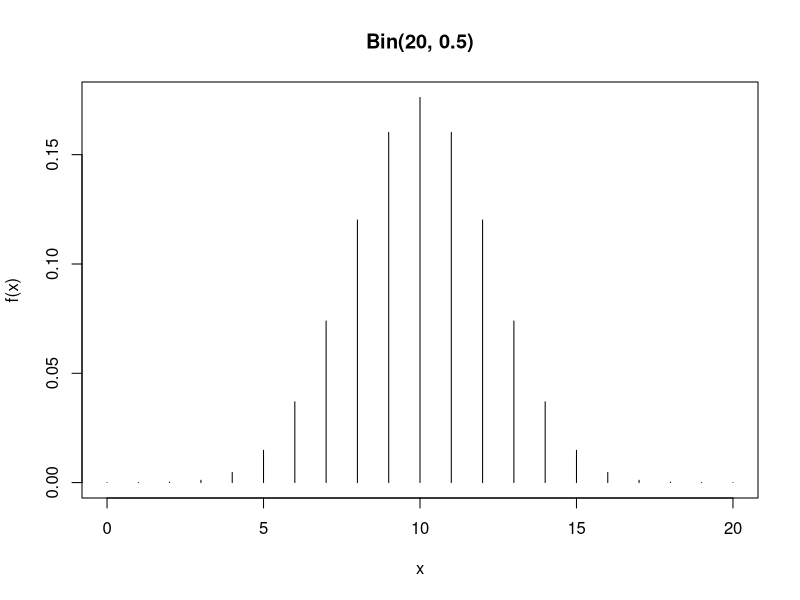
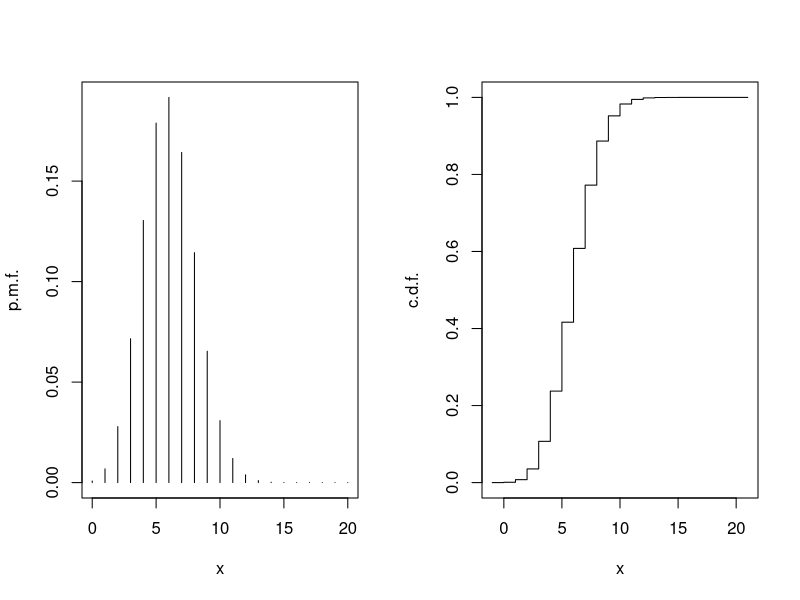
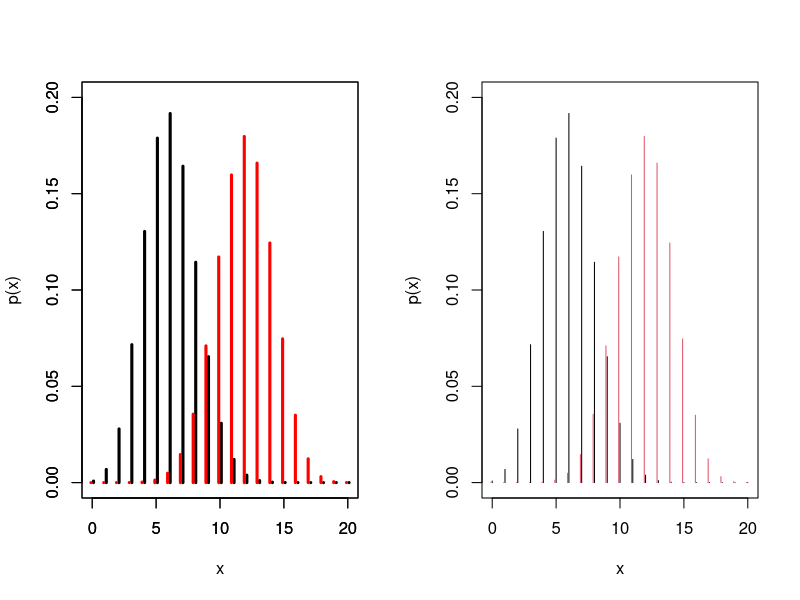
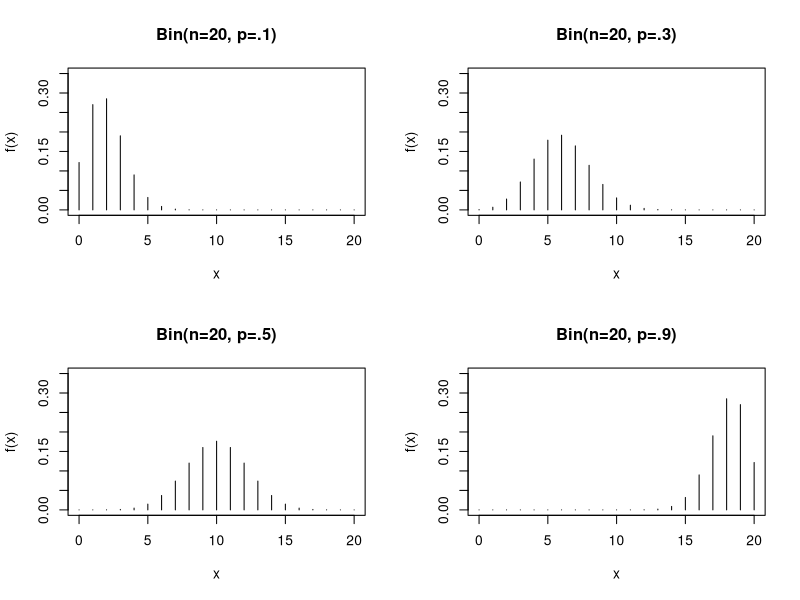
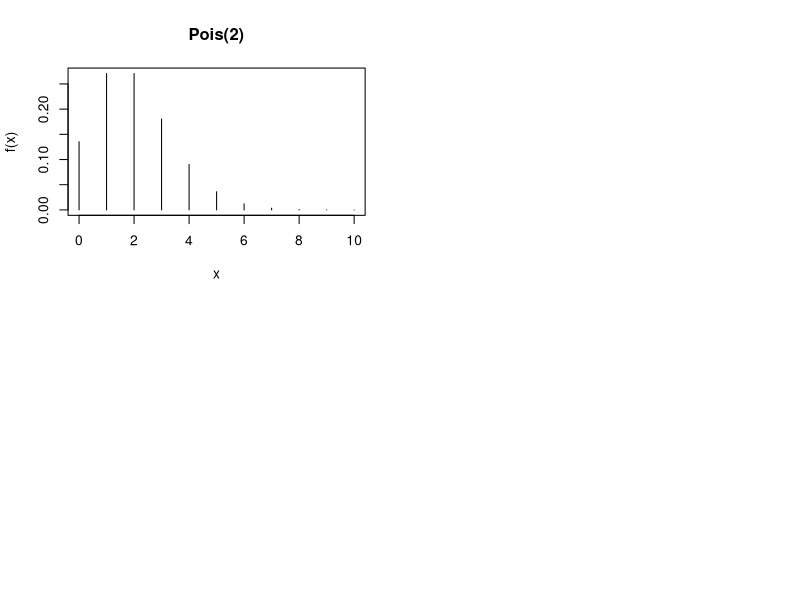
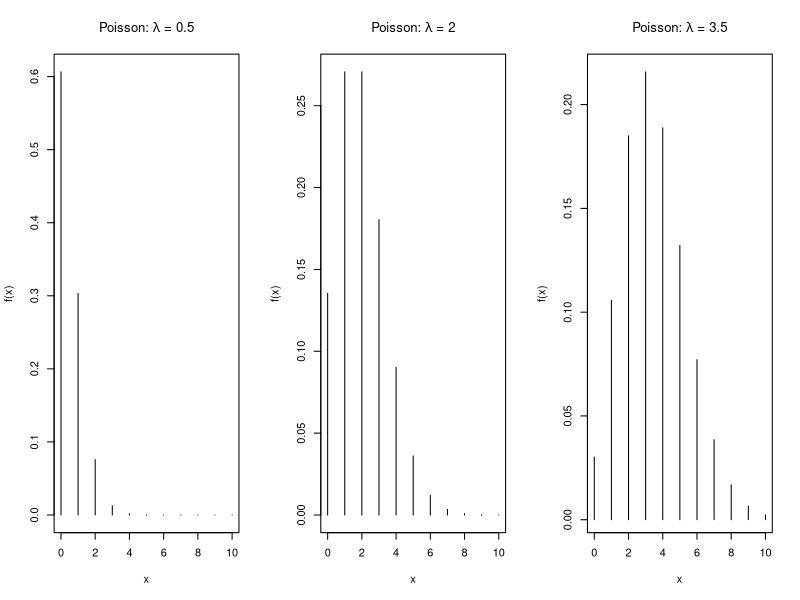
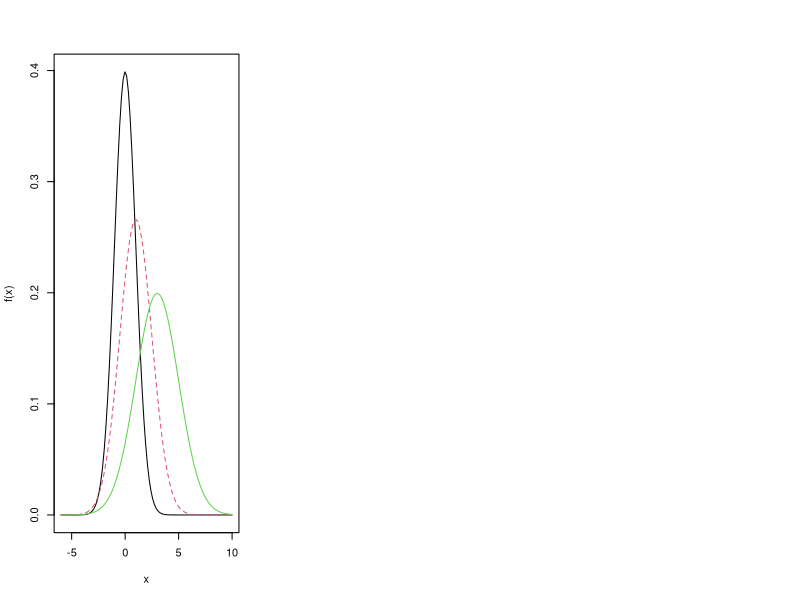
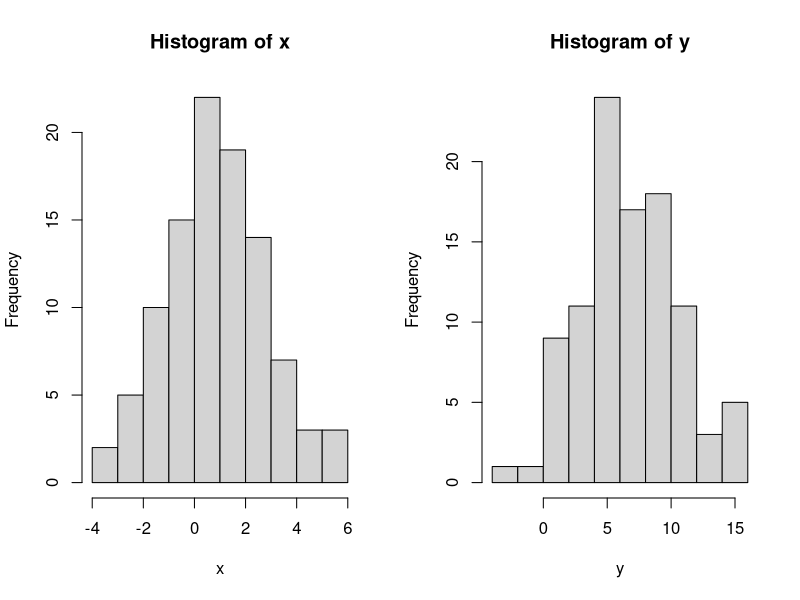

These figures' R source, in order:
# *******************************************************************************************#
# ******************************** Discrete random variables ********************************#
# *******************************************************************************************#
###########################
## Binomial distribution ##
###########################
##1. compute the probability to obtain 5 "Heads" tossing a fair coin 20 times ----------------
choose(20,5)*.5^5*.5^(20-5)


##2. compute P(X=x) for all the values of x. Is it a p.m.f.? Make a plot ---------------------
x <- 0:20
pbin <- choose(20,x)*.5^x*(1-.5)^(20-x)
pbin

sum(pbin) #is it a p.m.f.?

plot(x, pbin, type="h", main="Bin(20, 0.5)", 
     xlab="x", ylab="f(x)")




##3. write a function to compute probabilities varying x, n and p ----------------------------
binomial <- function(x,n,p){
    choose(n,x)*p^x*(1-p)^(n-x)
}



##4. compute the probability to obtain two times the score 6 rolling 15 times a dice ---------
##   choose the right build-in function in R and verify your result --------------------------
binomial(2,15,1/6)
dbinom(2,15,1/6)



##5. using your function compute P(X<=3), verify your result with the one --------------------
##   obtained using the build-in function (use X~Bin(10,.2)) ---------------------------------
n <- 10
p <- .2
sum(binomial(0:3,10,.2))
pbinom(3,10,0.2)



##6. compute the probability to observe a number of success bewteen 3 (excluded) and 5 -------
##   for a r.v. distributed as a Bin(20,.3), use your function and the build-in function -----
x1 <- 3
x2 <- 5
n  <- 20
p  <- .3
p.le.x2 <- pbinom(x2,n,p) 
p.le.x1 <- pbinom(x1,n,p) 

prob.interval <- p.le.x2 - p.le.x1
prob.interval

sum(binomial(0:x2,n,p))-sum(binomial(0:x1,n,p))



##7. plot p.m.f. and c.d.f. of the previous point---------------------------------------------
par1 <- par(mfrow=c(1,2)) 
bin1 <- function(x) dbinom(x,size=20,prob=.3)

plot(0:n, bin1(0:n),type="h",xlab="x",ylab="p.m.f.",main = " ")
bin2 <- function(x) pbinom(x,size=n,prob=.3)
plot(-1:21, bin2(-1:21), type="s",xlab="x",ylab="c.d.f.",
     main = " ")



##8. plot the binomial distribution for n=20 and p=.3 and then p=.6---------------------------
x  <- c(0:20)
y0 <- binomial(x,20,.3)
y1 <- binomial(x,20,.6)
plot(x+.1,y0,xlim=c(0,20),
     ylim=c(0,.2),type="h",lwd=3,
     xlab="x",ylab="p(x)")
par(new=T)
plot(x-.1,y1,xlim=c(0,20),
     ylim=c(0,.2),type="h",lwd=3,
     xlab=" ",ylab=" ", col="red")

# or
plot(x, y0, type="h", ylim=c(0,.2), 
     xlab="x", ylab="p(x)")
points(x-.1, y1, type="h", col=2)



##9. compare p.m.f. varying p ----------------------------------------------------------------
par2 <- par(mfrow=c(2,2))
x <- 0:20 
n <- 20
plot(x,dbinom(x, n, .1),type="h",
     xlab="x",ylab="f(x)",ylim = c(0,.35),
     main ="Bin(n=20, p=.1)")
plot(x,dbinom(x, n, .3),type="h",
     xlab="x",ylab="f(x)",ylim = c(0,.35),
     main ="Bin(n=20, p=.3)")
plot(x,dbinom(x, n, .5),type="h",
     xlab="x",ylab="f(x)",ylim = c(0,.35),
     main ="Bin(n=20, p=.5)")
plot(x,dbinom(x, n, .9),type="h",
     xlab="x",ylab="f(x)",ylim = c(0,.35),
     main ="Bin(n=20, p=.9)")



##10. rbinom ---------------------------------------------------------------------------------
set.seed(123) 
a <- rbinom(n=20,size=1,prob=.5)
sum(a)
sum(a)/20 #p=.5

b <- rbinom(n=100,size=1,prob=.5)
sum(b)
sum(b)/100


###Build in functions recap:
#dbinom(x, size, prob, log = FALSE)                         #p.m.f.
#pbinom(q, size, prob, lower.tail = TRUE, log.p = FALSE)    #c.d.f.
#qbinom(p, size, prob, lower.tail = TRUE, log.p = FALSE)    #quantile
#rbinom(n, size, prob)                                      #random samples

#well done! go back to the slides 

##########################
## Poisson distribution ##
##########################
##1. write a function to compute the probabilities of a Poisson r.v. -------------------------
poisson <- function(x,lambda){
  lambda^x*exp(-lambda)/factorial(x)
}


##2. plot the p.m.f. for X~Pois(2) -----------------------------------------------------------
x <- c(0:10)

y <- poisson(x,2)
plot(x, y, type="h", xlab="x",ylab="f(x)", 
     main="Pois(2)")


##3. compare the plots varying the value of the parameter lambda -----------------------------
par(mfrow=c(1,3))
plot(x, poisson(x,lambda=0.5), type="h", xlab="x", ylab="f(x)",
     main=expression(paste("Poisson: ", lambda, " = 0.5")))

plot(x, poisson(x,lambda=2), type="h", xlab="x", ylab="f(x)",
     main=expression(paste("Poisson: ", lambda, " = 2")))

plot(x, poisson(x,lambda=3.5), type="h", xlab="x", ylab="f(x)",
     main=expression(paste("Poisson: ", lambda, " = 3.5")))


##4. compute P(X = 0) for X ∼ Pois(3) --------------------------------------------------------
poisson(0, 3)
dpois(0,3)

##5. compute P(X<=4) for X ∼ Pois(3) using your function and verify your result with --------- 
##   the build-in function -------------------------------------------------------------------
sum(dpois(0:4,3))
ppois(4,3)


#well done! go back to the slides 


# *******************************************************************************************#
# ******************************* Continuous random variables *******************************#
# *******************************************************************************************#

#########################
## Normal distribution ##
#########################
##1. plot (on a single plot) the density functions of: ---------------------------------------
## -a standard normal distribution 
## -a normal distribution with mean 0 and std.dev 1.5
## -a normal distribution with mean 0 and variance 4 -----------------------------------------

x <- seq(-6, 10, length = 100)
plot(x, dnorm(x), type="l", xlab="x", ylab= "f(x)") 
curve(dnorm(x, mean=1, sd=1.5), add=TRUE, lty=2, col=2) 
points(x, dnorm(x, mean=3, sd=2), type="l", col=3)

##2.for X~N(70,25) compute: ------------------------------------------------------------------
## -P(X<=90) and P(65<=X<=75)
## -IQR --------------------------------------------------------------------------------------

mu    <- 70
sigma <- 5

pnorm(90, mu, sigma)
#or 
z <- (90-mu)/sigma
pnorm(z)

z1 <- (65-mu)/sigma
z2 <- (75-mu)/sigma
pnorm(z2)-pnorm(z1)

Q3  <- qnorm(0.75, mu, sigma)
Q1  <- qnorm(0.25, mu, sigma)
IQR <- Q3-Q1 
IQR

##3. Mean and variance of linear transformations ---------------------------------------------

a <- 5 
b <- 2 
x <- rnorm(100,1,2)
y <- a+b*x
par(mfrow=c(1,2))
hist(x)
hist(y)

#
mean(x)
mean(y)
a+2*mean(x)

#
var(x)
var(y)
b^2*var(x)

##4. compare theoretical distribution and data: p.d.f., c.d.f., qqplot -----------------------
## p.d.f
set.seed(123)
x<-rnorm(1000)
hist(x, freq=FALSE, breaks=30, xlab=" ",ylab="f(x)", main="") 
curve(dnorm(x), add=T, col=4, lwd=3)

# c.f.d
set.seed(123)
ecdf_norm <- ecdf(rnorm(150))
tt <- seq(from=-3, to=3, by=.01)
plot(ecdf_norm, verticals=TRUE, do.p=FALSE,main="ECDF and CDF",
     xlim=c(-2.5,6))
lines(tt, pnorm(tt), col=2, lty=2, lwd=2)

# what if we apply the log transformation to the rv?
set.seed(123)
ecdf_norm <- ecdf(exp(rnorm(150))) #lognormal
tt <- seq(from=-3, to=6, by=.01)
plot(ecdf_norm, verticals=TRUE, do.p=FALSE,main="ECDF and CDF",
     xlim=c(-2.5,6))
lines(tt, pnorm(tt), col=2, lty=2, lwd=2)

hist(rnorm(150))
hist(exp(rnorm(150)))

# qqplot: compare quantiles of the theoretical distribution and
# quantiles of the ecdf
?qqplot()
set.seed(123)
qqnorm(exp(rnorm(150)), ylim=c(-2,15))
abline(a=0,b=1)
qqnorm(rnorm(150)) 
abline(a=0,b=1)

qqnorm(rnorm(1500)) 
abline(a=0,b=1)

##5. comparison of the normal, t and cauchy distributions
par(mfrow=c(2,2))
qqnorm(rt(1000,1))
abline(a=0,b=1)

qqnorm(rt(1000,4))
abline(a=0,b=1)

qqnorm(rt(1000,10))
abline(a=0,b=1)

qqnorm(rt(1000,1000))
abline(a=0,b=1)

#hist
xx <- seq(-5, 5, l=1000)
plot(xx, dnorm(xx, 0, 1), xlab ="x", ylab ="f(x)", type ="l") 
for(i in c(50,25,5,1)) lines(xx, dt(xx, i), col = (i+1))


#well done! go back to the slides 

#############################
## Bivariate distributions ##
#############################

## Perspective plot
# bivariate normal density with mu_x=mu_y=0 and sigma_x=sigma_y=1
# it is a function of the correlation coeff rho
BivNorm <- function(x, y, rho){
  a <- (2*pi*sqrt(1-rho^2))^(-1) 
  a*exp(-.5*(1)*(1-rho^2)^(-1)*(x^2+y^2-2*rho*x*y))
}

#define a range for the axis
xx <- seq(-3, 3, 0.1)
yy <- seq(-3, 3, 0.1)

z <- outer(xx, yy, BivNorm, rho=0.5)
persp(xx, yy, z, theta=30, phi=30, xlab="x", 
      ylab="y", zlab="f(x,y)")

## Contour plot
par(mfrow=c(1,3))
rho<- -0.5
z<-outer(xx,yy, BivNorm, rho=rho)
contour(xx,yy,z,main="rho=-0.5")
rho<- 0
z<-outer(xx,yy,BivNorm, rho=rho)
contour(xx,yy,z, main="rho=0")
rho<- 0.9
z<-outer(xx,yy,BivNorm, rho=rho)
contour(xx,yy,z,main="rho=0.9")


## Sum of random variables: the sum of 10 iid rv following an exponential distr
## with parameter .1 is distributed as...?
nsim <- 1000 
n <- 10
x <- c()
for (i in 1:nsim){
  x[i] <-sum(rexp(n,.1)) 
  }

hist(x, prob=TRUE, ylim=c(0,.015), ylab="f(x)",
     main="", breaks=30, cex.main=.9) 
curve(dgamma(x, 10, .1), type="l", col=2, add=T, lwd=2)

### the sum of 10 iid Z^2, Z~N(0,1) is distributed as...?
nsim <- 1000 #iterations
n <-10

for (i in 1:nsim){
  x[i] <-sum(rnorm(n)^2) 
}

hist(x, prob=TRUE, ylim=c(0,.15), ylab="f(x)",
     main="", breaks=30, cex.main=.9) 
curve(dchisq(x, 10), type="l", col=2, add=T, lwd=2)

#well done! go back to the slides 





